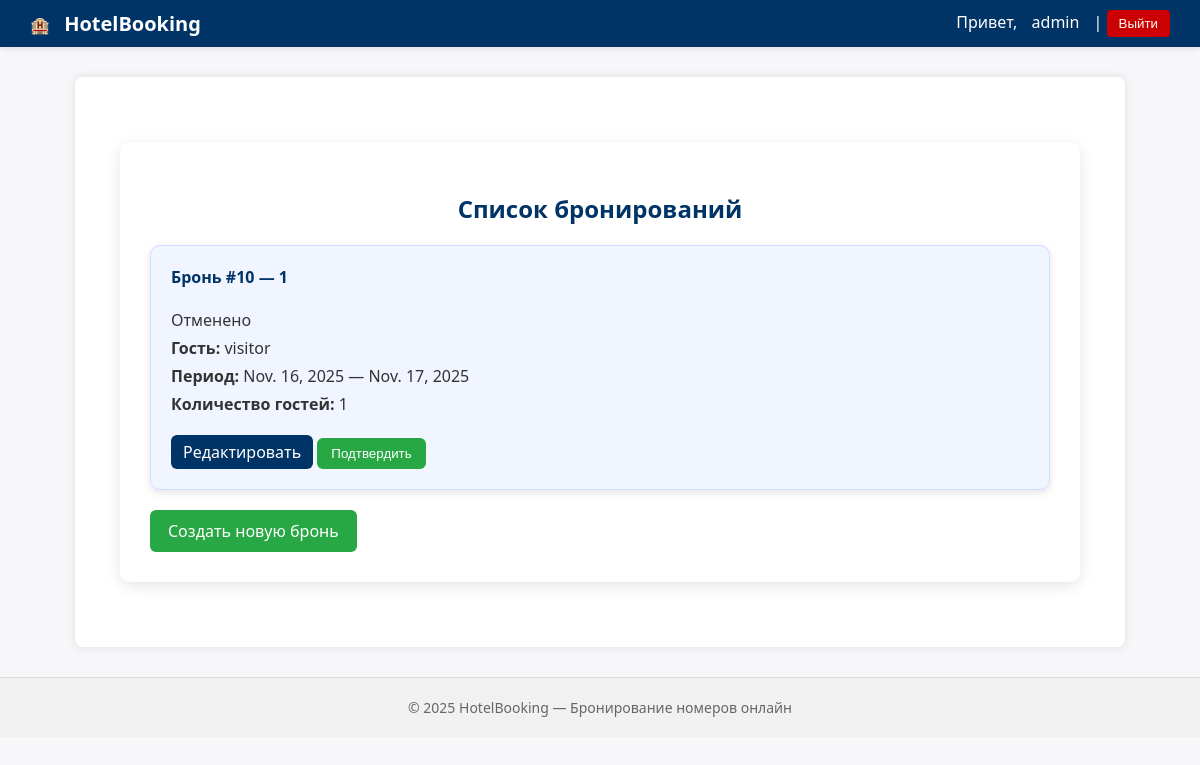
/booking/bookings/ (signed in), run on an earlier commit of the app's database.
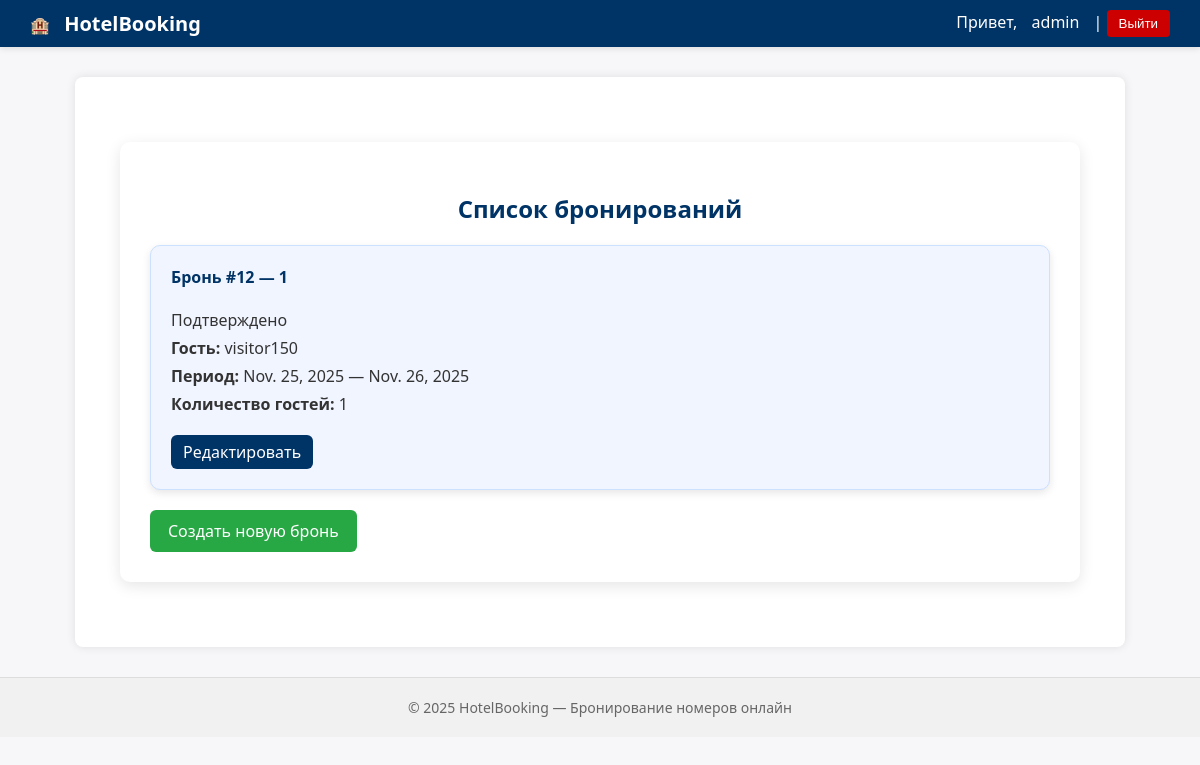
And on a later commit of the database.
### account_app/models.py (models this page shows, shortened)
class User(AbstractUser):
    ROLE_CHOICES = (
        ('admin', 'Администратор'),
        ('guest', 'Гость'),
    )
    role = models.CharField(max_length=10, choices=ROLE_CHOICES, default='guest')
    is_approved = models.BooleanField(default=False)
    objects = UserManager()

### booking_app/models.py (models this page shows, shortened)
class Booking(models.Model):
    STATUS_CHOICES = (
        ('confirmed', 'Подтверждено'),
        ('cancelled', 'Отменено'),
    )
    guest = models.ForeignKey(User, on_delete=models.CASCADE, related_name='bookings')
    room = models.ForeignKey(Room, on_delete=models.CASCADE)
    check_in = models.DateField()
    check_out = models.DateField()
    guests_count = models.PositiveIntegerField()
    status = models.CharField(max_length=10, choices=STATUS_CHOICES, default='confirmed')
    objects = models.Manager()

class Room(models.Model):
    STATUS_CHOICES = (
        ('available', 'Доступен'),
        ('occupied', 'Занят'),
    )
    title = models.CharField(max_length=100)
    description = models.TextField()
    capacity = models.PositiveIntegerField()
    price_per_night = models.DecimalField(max_digits=8, decimal_places=2)
    status = models.CharField(max_length=10, choices=STATUS_CHOICES, default='available')
    objects = models.Manager()

### booking_app/views.py (the view)
    def wrapper(request, *args, **kwargs):
        if not request.user.is_authenticated or not (request.user.role == 'admin' or request.user.is_superuser):
            raise PermissionDenied
        return view_func(request, *args, **kwargs)

### booking_app/views.py (called while the page is built)
def admin_required(view_func):
    def wrapper(request, *args, **kwargs):
        if not request.user.is_authenticated or not (request.user.role == 'admin' or request.user.is_superuser):
            raise PermissionDenied
        return view_func(request, *args, **kwargs)
    return wrapper

@login_required
@admin_required
def booking_list_view(request):
    bookings = Booking.objects.all().order_by('-check_in')
    return render(request, 'booking_app/booking_list.html', {'bookings': bookings})

### booking_app/templates/booking_app/booking_list.html (shortened to what this page needs)
{% extends "base.html" %}
{% block content %}
<div class="profile-container">
    <h2>Список бронирований</h2>
    {% if bookings %}
        <div class="rooms-list">
            {% for booking in bookings %}
                <div class="room-card">
                    <div class="room-header">
                        <h4>Бронь #{{ booking.id }} — {{ booking.room.title }}</h4>
                        <span class="room-status">{{ booking.get_status_display }}</span>
                    </div>
                    <p><strong>Гость:</strong> {{ booking.guest.username }}</p>
                    <p><strong>Период:</strong> {{ booking.check_in }} — {{ booking.check_out }}</p>
                    <p><strong>Количество гостей:</strong> {{ booking.guests_count }}</p>
                    <div class="room-actions">
                        <a href="{% url 'booking_app:booking_edit' booking.id %}" class="btn-edit">Редактировать</a>
                        {% if booking.status != 'confirmed' %}
                            <form action="{% url 'booking_app:booking_confirm' booking.id %}" method="post" style="display:inline;">
                                <button type="submit" class="btn-edit">Подтвердить</button>
                            </form>
                        {% endif %}
                    </div>
                </div>
            {% endfor %}
        </div>
    {% else %}
        <p>Пока нет созданных броней.</p>
    {% endif %}
    <a href="{% url 'booking_app:booking_form' %}" class="add-room-btn">Создать новую бронь</a>
</div>
{% endblock %}

### templates/base.html (shortened to what this page needs)
<!DOCTYPE html>
<html lang="ru">
<head>
    {% load static %}
    <link rel="stylesheet" href="{% static 'css/style.css' %}">
</head>
<body>
    <nav>
        <div class="nav-left">
            🏨 <a href="/" class="brand">HotelBooking</a>
        </div>
        <div class="nav-right">
            {% if user.is_authenticated %}
                Привет, <a href="{% url 'account_app:profile' %}">{{ user.username }}</a> |
                <form method="post" action="{% url 'account_app:logout' %}" class="logout-form">
                    <button type="submit">Выйти</button>
                </form>
            {% else %}
                <a href="{% url 'account_app:login' %}">Вход</a> |
                <a href="{% url 'account_app:signup' %}">Регистрация</a>
            {% endif %}
        </div>
    </nav>
    <main>
        {% block content %}
        {% endblock %}
    </main>
    <footer>
        © 2025 HotelBooking — Бронирование номеров онлайн
    </footer>
</body>
</html>

### idz_project/static/css/style.css (style rules this page uses)
body { font-family: "Segoe UI", Roboto, Arial, sans-serif; background-color: #f7f7f9; color: #333; margin: 0; padding: 0; }
nav { background-color: #003366; color: white; display: flex; justify-content: space-between; align-items: center; padding: 10px 30px; box-shadow: 0 2px 6px rgba(0, 0, 0, 0.1); }
nav a { color: white; text-decoration: none; margin: 0 10px; font-weight: 500; transition: color 0.3s ease; }
.brand { font-size: 20px; font-weight: bold; color: white; text-decoration: none; }
.logout-form { display: inline; }
.logout-form button { background-color: #cc0000; border: none; color: white; padding: 6px 12px; border-radius: 4px; cursor: pointer; font-weight: 500; transition: background 0.3s ease; }
main { max-width: 1000px; margin: 30px auto; background-color: white; padding: 25px; border-radius: 8px; box-shadow: 0 0 10px rgba(0, 0, 0, 0.1); }
footer { text-align: center; color: #666; padding: 20px; font-size: 14px; border-top: 1px solid #ddd; background: #f1f1f1; }
.profile-container { max-width: 900px; margin: 40px auto; background: #ffffff; padding: 30px; border-radius: 10px; box-shadow: 0 4px 15px rgba(0, 0, 0, 0.1); }
.profile-container h2 { text-align: center; color: #003366; margin-bottom: 20px; }
.rooms-list { display: flex; flex-direction: column; gap: 20px; }
.room-card { background-color: #f1f5ff; border: 1px solid #cce0ff; border-radius: 10px; padding: 20px; box-shadow: 0 3px 8px rgba(0, 0, 0, 0.1); transition: transform 0.2s ease, box-shadow 0.2s ease; }
.room-card h4 { margin-top: 0; color: #003366; }
.room-card p { margin: 6px 0; }
.room-card a { display: inline-block; margin-top: 10px; padding: 6px 12px; background-color: #003366; color: white; text-decoration: none; border-radius: 6px; font-weight: 500; transition: background 0.3s ease; }
.add-room-btn { display: inline-block; margin-top: 20px; padding: 10px 18px; background-color: #28a745; color: white; text-decoration: none; border-radius: 6px; font-weight: 500; transition: background 0.3s ease; }
.room-actions { margin-top: 10px; }
.btn-edit, .btn-cancel, .btn-delete { display: inline-block; padding: 8px 14px; border: none; border-radius: 6px; font-weight: 500; cursor: pointer; text-decoration: none; transition: background 0.3s ease; appearance: none; -webkit-appearance: none; -moz-appearance: none; background-clip: padding-box; box-sizing: border-box; margin: 0; line-height: normal; }
.btn-edit { background-color: #28a745; color: #fff; }

What changed in the data, as far as the page shows it:
removed Booking: id "10", room "1", status "Отменено", guest.username "visitor", check_in "Nov. 16, 2025", check_out "Nov. 17, 2025", guests_count "1", shows "Подтвердить"
added Booking: id "12", room "1", status "Подтверждено", guest.username "visitor150", check_in "Nov. 25, 2025", check_out "Nov. 26, 2025", guests_count "1"
